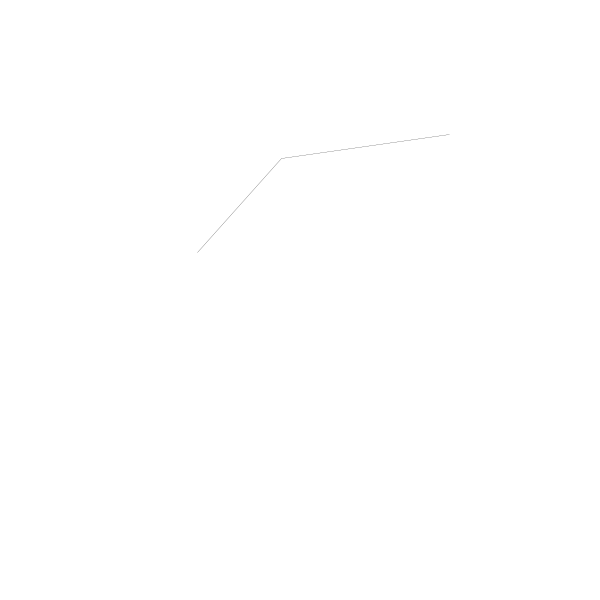
Frame 1 (no input)
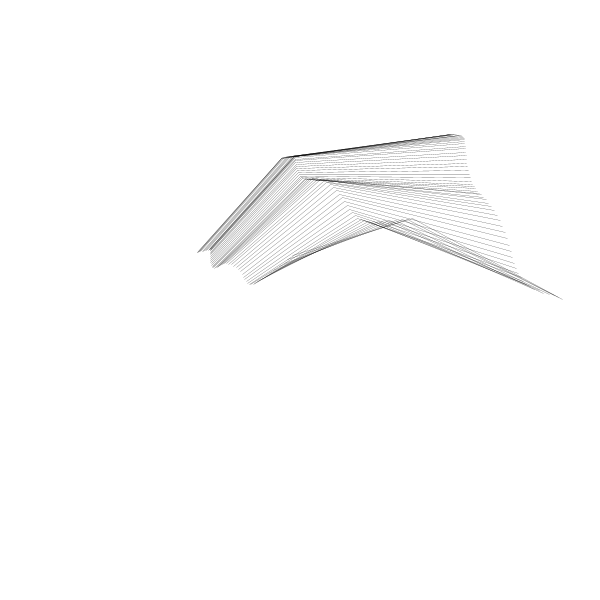
Frame 60 (the mouse pressed at the canvas centre just before this capture)
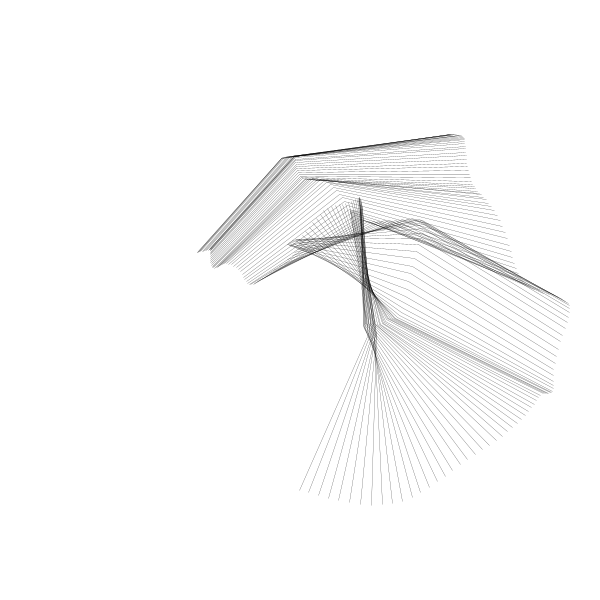
Frame 120 (the mouse held since frame 60 and released just before this capture)

The Processing sketch that drew these frames (run headless with seeded random() and noise(); from frame 60 on, the mouse is pressed at the canvas centre):

// Processing sketch: generative_art_j003
// ── generative_art_j003.pde
float r1;
float r2;
float m1;
float m2;
float a1;
float a2;
float a1_v;
float a2_v;

float xoff;
float yoff;

float x = 0;

float g;
float nb = 0;

PGraphics drawing;

void setup() {
  size (600, 600);
  pixelDensity(2);
  stroke(0);
  strokeWeight(0.2);
  run();
}

void draw() {
  //background(255);
  //translate(300, 50);
  
  float num1 = -g * (2 * m1 + m2) * sin(a1);
  float num2 = -m2 * g * sin(a1-2*a2);
  float num3 = -2*sin(a1-a2)*m2;
  float num4 = a2_v*a2_v*r2+a1_v*a1_v*r1*cos(a1-a2);
  float den = r1 * (2*m1+m2-m2*cos(2*a1-2*a2));
  float a1_a = (num1 + num2 + num3*num4) / den;

  num1 = 2 * sin(a1-a2);
  num2 = (a1_v*a1_v*r1*(m1+m2));
  num3 = g * (m1 + m2) * cos(a1);
  num4 = a2_v*a2_v*r2*m2*cos(a1-a2);
  den = r2 * (2*m1+m2-m2*cos(2*a1-2*a2));
  float a2_a = (num1*(num2+num3+num4)) / den;
    
  float x1 = r1 * sin(a1);
  float y1 = r1 * cos(a1);

  float x2 = x1 + r2 * sin(a2);
  float y2 = y1 + r2 * cos(a2);
  
  translate(noise(xoff)*width, noise(yoff)*height);
  line(0, 0, x1, y1);
  line(x1, y1, x2, y2);
 
  a1_v += a1_a;
  a2_v += a2_a;
  a1 += a1_v;
  a2 += a2_v;
  
  xoff += 0.01;
  yoff += 0.01;
  
  x++;
  if (x > 2000) {
    if (nb < 10) {
      save("art03" + nb + ".jpg");
      nb++;
      x = 0;
      run();
    } else exit();
  }
}

void run() {
  noiseSeed(int(random(10000)));
  r1 = 100 + random(100);
  r2 = 75 + random(100);
  m1 = random(60);
  m2 = random(60);
  a1 = random(8) * PI/random(2);
  a2 = random(8) * PI/random(2);
  a1_v = 0;
  a2_v = 0;
  
  xoff = 2;
  yoff = 1;
  
  x = 0;

  g = random(1);
  background(255);
}
